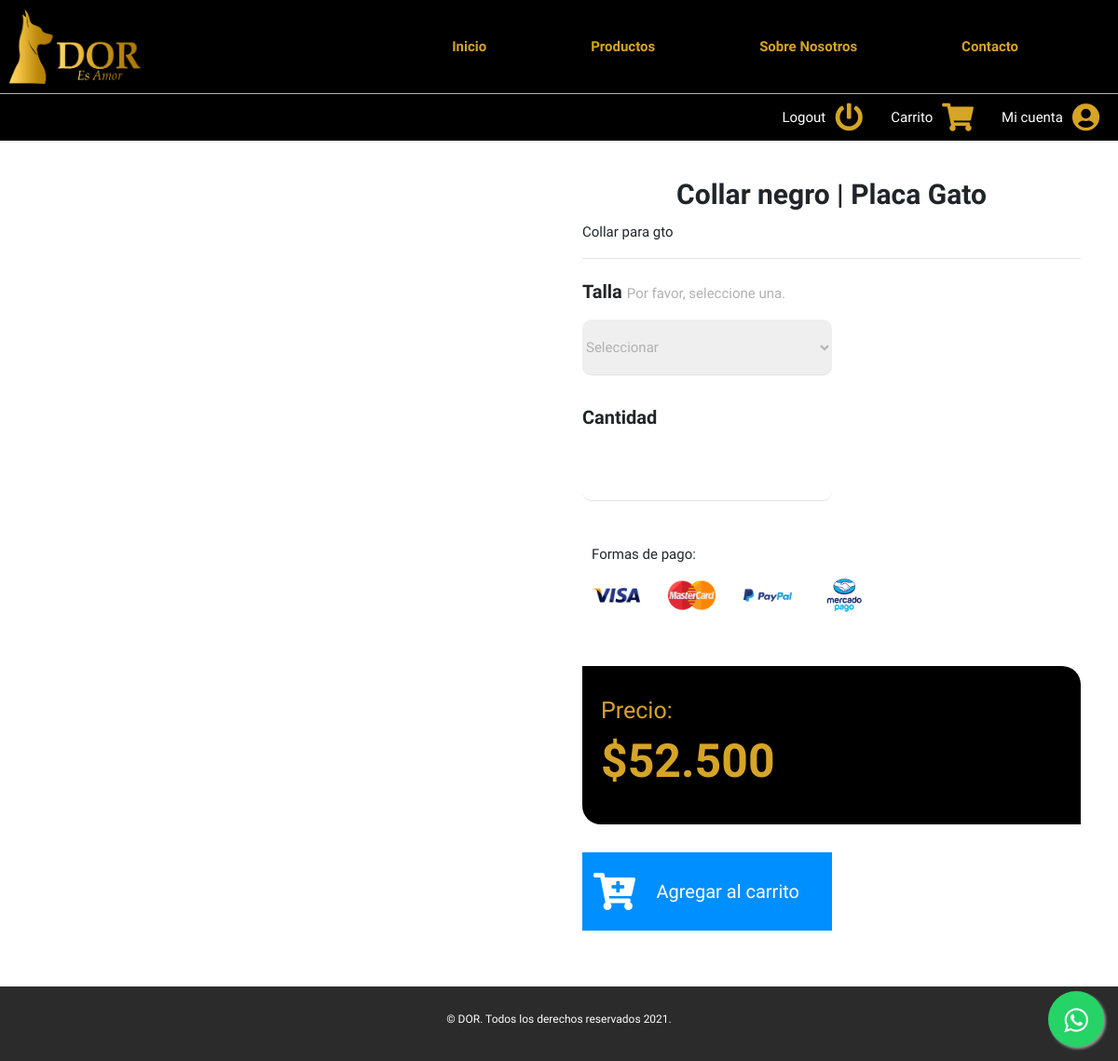
Page /Usuario/comprarproducto.php?id=7 (signed in) on the committed database.
### tables this page shows
CREATE TABLE `productos` (
  `id` int(10) NOT NULL,
  `nombre` varchar(50) NOT NULL,
  `categoria` varchar(20) NOT NULL,
  `img` varchar(130) NOT NULL,
  `animal` varchar(20) NOT NULL,
  `descripcion` varchar(700) NOT NULL,
  `valor` int(7) NOT NULL
);

### Usuario/comprarproducto.php (the view, shortened to what this page needs)
<!DOCTYPE html>
<html lang="en">
<head>
    <?php
    include('php/head.php')
    ?>
</head>
<body>
    <?php
    include('../php/whatsapp.php');
    include('php/headerusers.php');
    ?>
    <?php
    include('../conexion.php');
    extract($_GET);
    $id = $_GET['id'];
    $query = "SELECT * FROM productos where id = '$id' ";
    $result = mysqli_query($conexiondb, $query);
    while ($row = mysqli_fetch_array($result)) {
    ?>
        <main class="comprar_producto">
            <div class="img_producto">
            </div>
            <div class="desc_producto">
                <h1><?php echo $row['nombre'] ?></h1>
                <p><?php echo $row['descripcion'] ?></p>
                <hr>
                <form action="php/carrito.php?id=<?php echo $row['id'] ?>" method="POST" id="productoselect">
                    <div class="talla_producto">
                        <label for="">Talla <span>Por favor, seleccione una.</span></label>
                        <select name="talla" id="selectalla">
                            <option value="" selected class="seleccionar">Seleccionar</option>
                        </select>
                    </div>
                    <div class="cantidad_producto">
                        <label for="">Cantidad</label>
                        <input type="number" min="1" id="cantidad" name="cantidad">
                    </div>
                    <div class="tarjetas">
                        <p>Formas de pago:</p>
                        <div class="img-tar">
                            <img src="../build/img/visa.png" alt="Imágen Visa">
                            <img src="../build/img/mastercard.png" alt="Imágen MasterCard">
                            <img src="../build/img/paypal.png" alt="Imágen Paypal">
                            <img src="../build/img/mercadopago.jpg" alt="Imágen Mercadopago">
                        </div>
                    </div>
                    <div class="precio_producto">
                        <p>Precio:</p>
                        <span>$<?php echo number_format($row['valor'], 0, '', '.'); ?></span>
                    </div>
                    <div class="btn-carrito">
                        <i class="fas fa-cart-plus"></i>
                        <input type="submit" value="Agregar al carrito">
                    </div>
                </form>
            </div>
        </main>
    <?php } ?>
    <?php
    include('php/footer.php');
    ?>
</body>
</html>

### build/css/app.css (style rules this page uses)
html { font-size: 62.5%; box-sizing: border-box; }
*, *:before, *:after { box-sizing: inherit; }
body { font-family: "Merienda", cursive; font-size: 1.6rem; margin: 0; }
p { font-size: 2rem; }
img { max-width: 100%; }
h1, h2, h3 { margin: 0; font-family: "Merienda", cursive; }
h1 { font-size: 4rem; }
input[type="text"], input[type="email"], input[type="number"] { width: 100%; margin-bottom: 20px; padding: 12px; border: 1px solid #ccc; border-radius: 3px; }
label { margin-bottom: 10px; display: block; }
p { font-size: 1.4rem; }
h1 { text-align: center; }
.comprar_producto { padding: 4rem; font-family: "Merienda", cursive; }
@media (min-width: 1200px) { .comprar_producto { display: grid; grid-template-columns: repeat(2, 1fr); column-gap: 5rem; } }
.comprar_producto .img_producto { width: 100%; }
.comprar_producto h1 { font-size: 3rem; font-weight: 700; }
.comprar_producto hr { border: none; border-top: 1px solid #e1e1e1; }
.comprar_producto p { font-size: 2rem; line-height: 3.5rem; }
@media (min-width: 768px) { .comprar_producto p { font-size: 1.5rem; } }
.comprar_producto select, .comprar_producto input { border: none; border-bottom: 1px solid #e1e1e1; border-radius: 1rem; margin-top: 1rem; width: 90%; height: 6rem; font-size: 2.5rem; color: #b1b1b1; }
@media (min-width: 768px) { .comprar_producto select, .comprar_producto input { font-size: 1.5rem; width: 50%; } }
.talla_producto { margin-top: 2rem; }
.talla_producto label { display: block; font-size: 2.5rem; }
@media (min-width: 768px) { .talla_producto label { font-size: 2rem; } }
.talla_producto label span { font-size: 2rem; font-weight: 300; color: #b1b1b1; }
@media (min-width: 768px) { .talla_producto label span { font-size: 1.5rem; } }
.cantidad_producto { margin-top: 3rem; }
.cantidad_producto label { display: block; font-size: 2.5rem; }
@media (min-width: 768px) { .cantidad_producto label { font-size: 2rem; } }
.tarjetas { margin-top: 1rem; width: 100%; padding: 1rem; }
.tarjetas p { margin: 0; }
.tarjetas .img-tar { width: 100%; display: flex; justify-content: start; align-items: center; gap: 3rem; }
.tarjetas .img-tar img { width: 20%; }
@media (min-width: 768px) { .tarjetas .img-tar img { width: 10%; } }
.precio_producto { border-radius: 0 2rem; margin-top: 4rem; background-color: #000; padding: 3rem 2rem; }
.precio_producto p { font-size: 2.5rem; color: #D6A426; margin: 0; }
.precio_producto span { font-size: 5rem; color: #D6A426; font-weight: 700; margin-bottom: 1rem; }
.btn-carrito { display: flex; align-items: center; justify-content: center; margin-top: 3rem; width: 100%; padding: 1.2rem; background-color: #008FFF; color: #fff; cursor: pointer; }
@media (min-width: 768px) { .btn-carrito { width: 50%; } }
.btn-carrito input { font-size: 2rem; width: 90%; background-color: #008FFF; color: #fff; border: none; padding: 0; margin: 0; }
.btn-carrito i { font-size: 4rem; }

### rows in the picture
productos: nombre "Collar negro | Placa Gato", descripcion "Collar para gto", valor "52.500"
